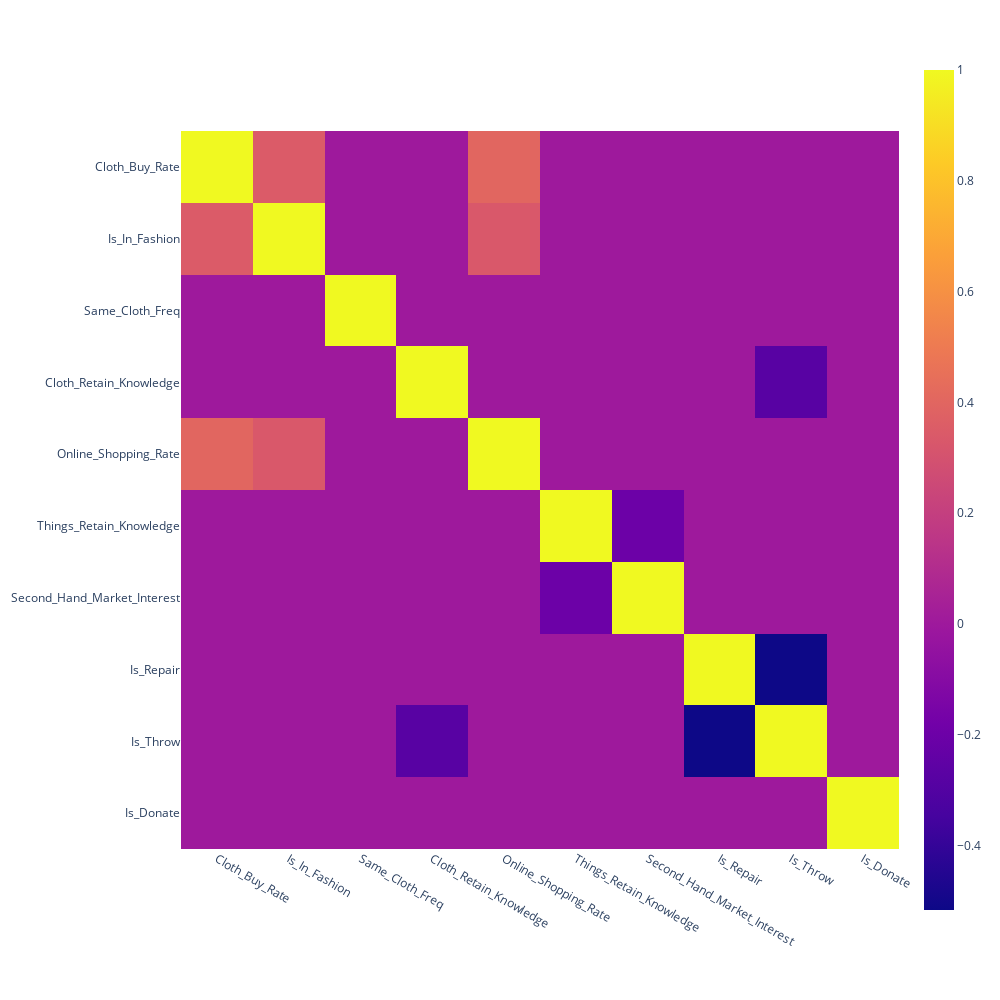

Notebook code cell kept with this figure:
### Code cell
fig = px.imshow(correlation_all)
fig.update_layout(height=1000, width=1000)
fig.show()

### Figure 1 — Plotly figure (JSON) as saved in the notebook; plotly's stock layout.template omitted (floating-point values rounded to 4 significant figures)
{"data": [{"coloraxis": "coloraxis", "hovertemplate": "x: %{x}<br>y: %{y}<br>color: %{z}<extra></extra>", "name": "0", "type": "heatmap", "x": ["Cloth_Buy_Rate", "Is_In_Fashion", "Same_Cloth_Freq", "Cloth_Retain_Knowledge", "Online_Shopping_Rate", "Things_Retain_Knowledge", "Second_Hand_Market_Interest", "Is_Repair", "Is_Throw", "Is_Donate"], "xaxis": "x", "y": ["Cloth_Buy_Rate", "Is_In_Fashion", "Same_Cloth_Freq", "Cloth_Retain_Knowledge", "Online_Shopping_Rate", "Things_Retain_Knowledge", "Second_Hand_Market_Interest", "Is_Repair", "Is_Throw", "Is_Donate"], "yaxis": "y", "z": [[1, 0.3466, 0, 0, 0.4, 0, 0, 0, 0, 0], [0.3466, 1, 0, 0, 0.3306, 0, 0, 0, 0, 0], [0, 0, 1, 0, 0, 0, 0, 0, 0, 0], [0, 0, 0, 1, 0, 0, 0, 0, -0.2771, 0], [0.4, 0.3306, 0, 0, 1, 0, 0, 0, 0, 0], [0, 0, 0, 0, 0, 1, -0.2021, 0, 0, 0], [0, 0, 0, 0, 0, -0.2021, 1, 0, 0, 0], [0, 0, 0, 0, 0, 0, 0, 1, -0.516, 0], [0, 0, 0, -0.2771, 0, 0, 0, -0.516, 1, 0], [0, 0, 0, 0, 0, 0, 0, 0, 0, 1]]}], "layout": {"coloraxis": {"colorscale": [[0, "#0d0887"], [0.1111, "#46039f"], [0.2222, "#7201a8"], [0.3333, "#9c179e"], [0.4444, "#bd3786"], [0.5556, "#d8576b"], [0.6667, "#ed7953"], [0.7778, "#fb9f3a"], [0.8889, "#fdca26"], [1, "#f0f921"]]}, "height": 1000, "margin": {"t": 60}, "width": 1000, "xaxis": {"anchor": "y", "constrain": "domain", "domain": [0, 1], "scaleanchor": "y"}, "yaxis": {"anchor": "x", "autorange": "reversed", "constrain": "domain", "domain": [0, 1]}}}
